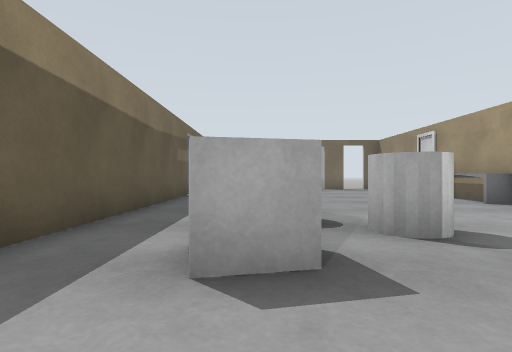
View 1 (above)

12 first-person views from a walk through a Gazebo world. The camera is 0.72 m above the floor, looks level and sees 80° across. The floor is counted in squares, 1 m on a side. Each view is taken from the middle of a square. On the plan, view 1 faces up. The plan holds only what a view shows up to about 10 squares ahead; the rest is blank.

View 2
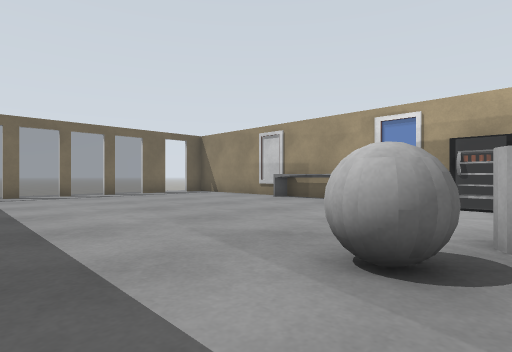

View 3
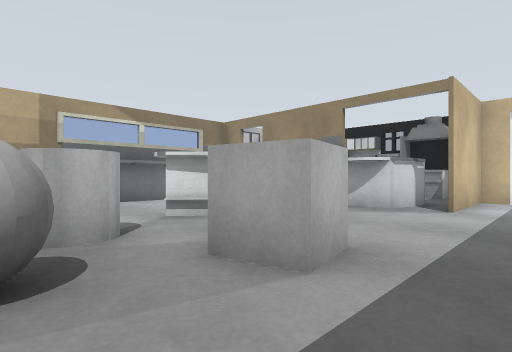

View 4
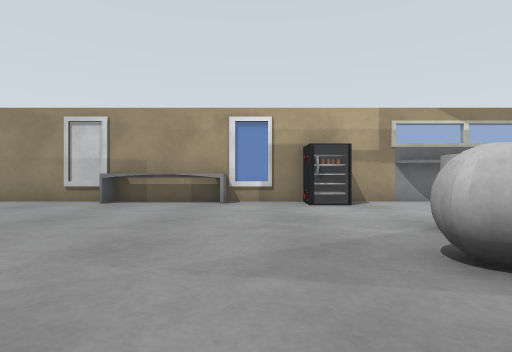

View 5
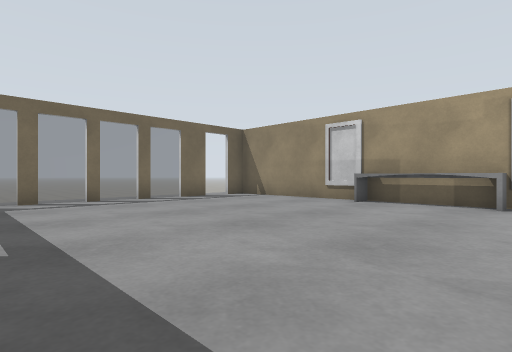

View 6
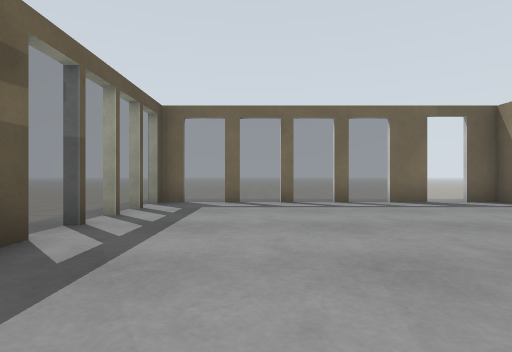

View 7
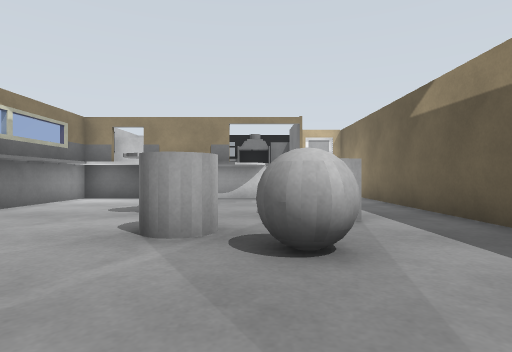

View 8
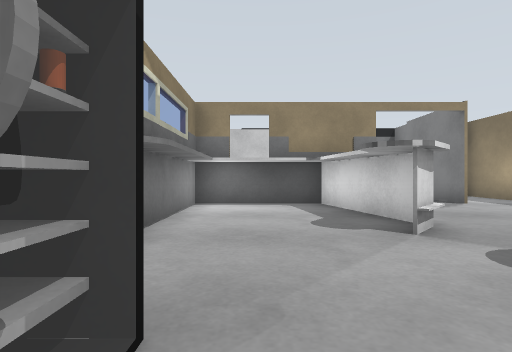

View 9
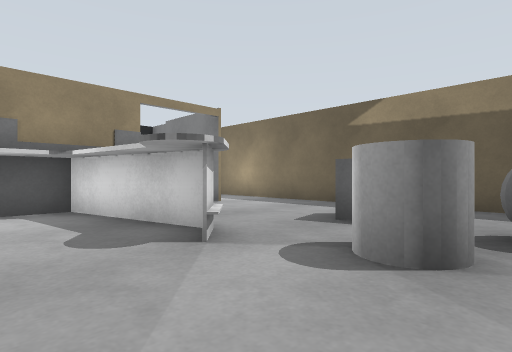

View 10
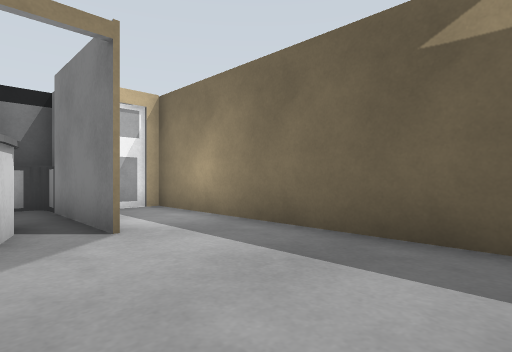

View 11
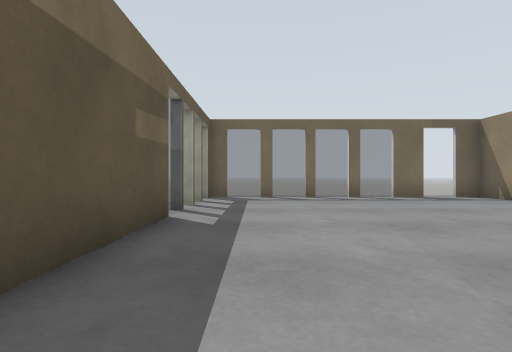

View 12
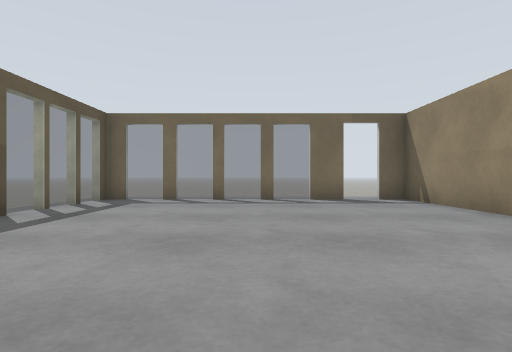

### Floor plan
Key: @ floor where view 1 was taken; # wall or solid block; . main floor; - floor 0.2 m lower than the main floor; = window, fence, low wall or low ledge; C grey cylinder; B grey box; G grey ball.
Columns run from 5 left of view 1 to 7 right of it. Each row starts with its distance up from view 1.
 17   ..........
 16   ##==#==#.##
 15 --=.........#
 14 --=.........#
 13   =.........#
 12   =.........#
 11   #........=#
 10   #........=
  9   #........=-
  8   #........=#
  7   #.........=
  6   #.........#
  5   #..GG....=#
  4   #....C....#
  3   #..B......#
  2   #..B..#..##
  1   #.....#..#
  0   #..@..#..#
 -1   #.....####
 -2   #..#######
 -3   #..##   ##
 -4   #..#    ##
 -5   ####
 -6     ###
 -7      ##

Where each view was taken, in squares from view 1:
view 1: 0 up, 0 right, facing up
view 2: 4 up, 2 left, facing up-right
view 3: 5 up, 2 left, facing down-right
view 4: 7 up, 2 left, facing right
view 5: 7 up, 2 left, facing up-right
view 6: 8 up, 0 right, facing up
view 7: 8 up, 1 right, facing down
view 8: 6 up, 5 right, facing down
view 9: 5 up, 5 right, facing down-left
view 10: 2 up, 1 right, facing down-left
view 11: 6 up, 1 left, facing up
view 12: 7 up, 2 right, facing up
